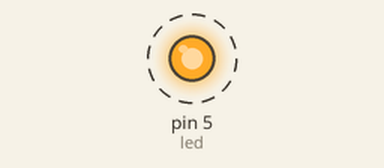
A sketch run on a simulated Arduino Uno, built with avr-gcc and run on an emulated ATmega328P. Parts: output pins drawn as LEDs (lit = HIGH). Dashed ring = blinking.

Above: at 0.5 s.
Timing chart, 0 to 4.6 s (numbered marks = the images above):
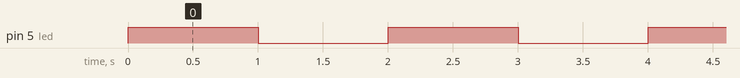

The sketch:

miganie_diody_led.ino
```cpp
const int led = 5;

void setup(){
  Serial.begin(115200);
  pinMode(led, OUTPUT);
}

void loop(){
  digitalWrite(led, HIGH);
  delay(1000);
  digitalWrite(led, LOW);
  delay(1000);
}
```

Measured:
- by itself, pin 5 (led): alternates HIGH for 1.0 s and LOW for 1.0 s
